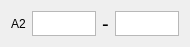
     <widget class="QWidget" name="horizontalLayoutWidget_15">
      <property name="geometry">
       <rect>
        <x>230</x>
        <y>100</y>
        <width>169</width>
        <height>41</height>
       </rect>
      </property>
      <layout class="QHBoxLayout" name="horizontalLayout_19" stretch="0,0,0,0">
       <property name="sizeConstraint">
        <enum>QLayout::SetFixedSize</enum>
       </property>
       <item>
        <widget class="QLabel" name="label_11">
         <property name="text">
          <string>A2</string>
         </property>
        </widget>
       </item>
       <item>
        <widget class="QTextEdit" name="A15">
         <property name="sizePolicy">
          <sizepolicy hsizetype="Fixed" vsizetype="MinimumExpanding">
           <horstretch>0</horstretch>
           <verstretch>1</verstretch>
          </sizepolicy>
         </property>
         <property name="minimumSize">
          <size>
           <width>64</width>
           <height>19</height>
          </size>
         </property>
         <property name="maximumSize">
          <size>
           <width>64</width>
           <height>25</height>
          </size>
         </property>
         <property name="sizeIncrement">
          <size>
           <width>1</width>
           <height>1</height>
          </size>
         </property>
         <property name="autoFillBackground">
          <bool>false</bool>
         </property>
         <property name="styleSheet">
          <string notr="true"/>
         </property>
         <property name="verticalScrollBarPolicy">
          <enum>Qt::ScrollBarAlwaysOff</enum>
         </property>
         <property name="horizontalScrollBarPolicy">
          <enum>Qt::ScrollBarAsNeeded</enum>
         </property>
        </widget>
       </item>
       <item>
        <widget class="QLabel" name="label_50">
         <property name="font">
          <font>
           <pointsize>15</pointsize>
          </font>
         </property>
         <property name="text">
          <string>-</string>
         </property>
        </widget>
       </item>
       <item>
        <widget class="QTextEdit" name="A16">
         <property name="sizePolicy">
          <sizepolicy hsizetype="Fixed" vsizetype="Fixed">
           <horstretch>0</horstretch>
           <verstretch>5</verstretch>
          </sizepolicy>
         </property>
         <property name="minimumSize">
          <size>
           <width>64</width>
           <height>19</height>
          </size>
         </property>
         <property name="maximumSize">
          <size>
           <width>64</width>
           <height>25</height>
          </size>
         </property>
         <property name="sizeIncrement">
          <size>
           <width>1</width>
           <height>1</height>
          </size>
         </property>
         <property name="verticalScrollBarPolicy">
          <enum>Qt::ScrollBarAlwaysOff</enum>
         </property>
         <property name="horizontalScrollBarPolicy">
          <enum>Qt::ScrollBarAlwaysOff</enum>
         </property>
        </widget>
       </item>
      </layout>
     </widget>
